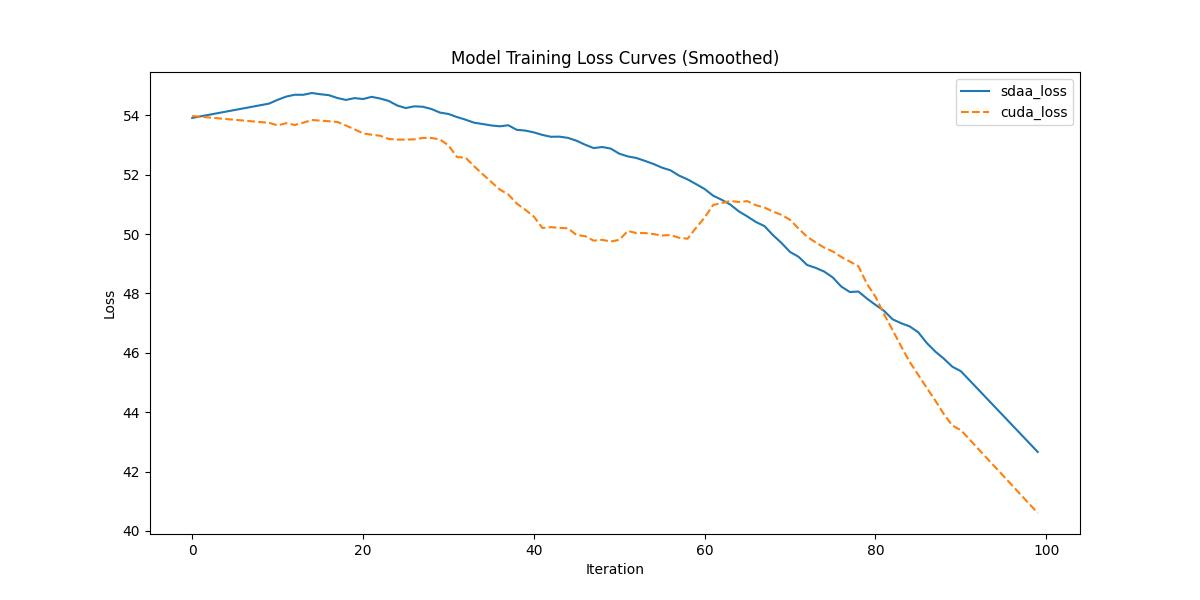

This chart was generated by the following Python code:
import re
import numpy as np
import matplotlib.pyplot as plt
from scipy.signal import savgol_filter
def compare_loss(benchmark_loss_array, sdaa_loss_array):

    def MeanRelativeError(cuda_loss, sdaa_loss):
        return ((sdaa_loss - cuda_loss) / cuda_loss).mean()

    def MeanAbsoluteError(cuda_loss, sdaa_loss):
        return (sdaa_loss - cuda_loss).mean()

    benchmark_mean_loss = benchmark_loss_array
    sdaa_mean_loss = sdaa_loss_array

    benchmark_compare_loss = benchmark_mean_loss
    sdaa_compare_loss = sdaa_mean_loss
    mean_relative_error = MeanRelativeError(benchmark_compare_loss, sdaa_compare_loss)
    mean_absolute_error = MeanAbsoluteError(benchmark_compare_loss, sdaa_compare_loss)

    print("MeanRelativeError:", mean_relative_error)
    print("MeanAbsoluteError:", mean_absolute_error)

    if mean_relative_error <= mean_absolute_error:
        print("Rule,mean_relative_error", mean_relative_error)
    else:
        print("Rule,mean_absolute_error", mean_absolute_error)

    print_str = f"{mean_relative_error=} <= 0.05 or {mean_absolute_error=} <= 0.0002"
    if mean_relative_error <= 0.05 or mean_absolute_error <= 0.0002:
        print('pass', print_str)
        return True, print_str
    else:
        print('fail', print_str)
        return False, print_str

def parse_string(string):
    pattern=r"train.loss : ([\d\.e-]+)"
    pattern1=r"train.loss : ([\d\.e-]+)"
    match = re.findall(pattern, string) or re.findall(pattern1, string)
    #print("xxxxx",match)
    return match

def parse_loss(ret_list):
    print(ret_list)
    step_num=len(ret_list)
    loss_arr = np.zeros(shape=(step_num, ))
    i=0
    for loss in ret_list:
        loss = float(loss)
        loss_arr[i] = loss
        i+=1
        if i>=step_num: break
    print(loss_arr)
    return loss_arr


def plot_loss(sdaa_loss,a100_loss):
    fig, ax = plt.subplots(figsize=(12, 6))

    smoothed_losses = savgol_filter(sdaa_loss, 20, 1)
    x = list(range(len(sdaa_loss)))
    ax.plot(x, smoothed_losses, label="sdaa_loss")

    smoothed_losses = savgol_filter(a100_loss, 20, 1)
    x = list(range(len(a100_loss)))
    ax.plot(x, smoothed_losses, "--", label="cuda_loss")

    ax.set_xlabel("Iteration")
    ax.set_ylabel("Loss")
    ax.set_title("Model Training Loss Curves (Smoothed)")
    ax.legend()
    plt.savefig("loss.jpg")

if __name__=="__main__":
    from argparse import ArgumentParser,ArgumentTypeError
    parser = ArgumentParser(description='modelzoo')
    parser.add_argument('--sdaa-log', type=str,default="sdaa_nohup.out_1core_100step")
    parser.add_argument('--cuda-log', type=str,default="cuda_nohup.out_1card")
    args=parser.parse_args()

    sdaa_log = args.sdaa_log   
    with open(sdaa_log, 'r') as f:
        s = f.read()
    sdaa_res = parse_string(s)

    a100_log = args.cuda_log  
    with open(a100_log, 'r') as f:
        s = f.read()
    a100_res = parse_string(s)
    length=min(len(a100_res),len(sdaa_res))
    sdaa_loss = parse_loss(sdaa_res[:length])
    a100_loss = parse_loss(a100_res[:length])
    compare_loss(a100_loss, sdaa_loss) # 比较loss
    plot_loss(sdaa_loss,a100_loss) # 对比loss曲线图